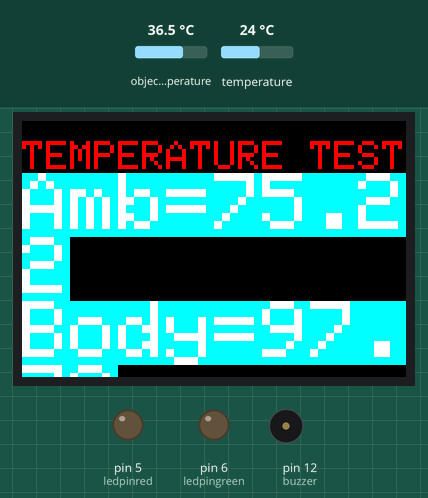
This sketch was run on a simulated Arduino Uno, built with avr-gcc and run on an emulated ATmega328P. Shown: 96×64 colour display, output pins drawn as LEDs (lit = HIGH), buzzer (waves = sounding, pin HIGH). The inputs (shaded band) are chosen by the test bench; at power-on: object temperature 36.5 °C, temperature 24 °C. What the sketch prints to the serial monitor is not drawn.

Above: at 1.8 s.
1.9 s: object temperature set to 29.2 °C
8.7 s: object temperature set to 28.4 °C
At 15.1 s:
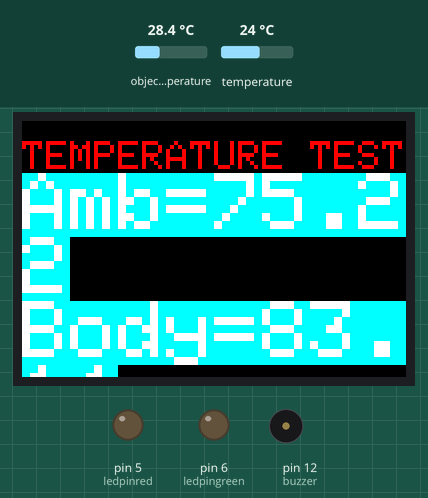
15.7 s: object temperature set to 32 °C
At 21.4 s:
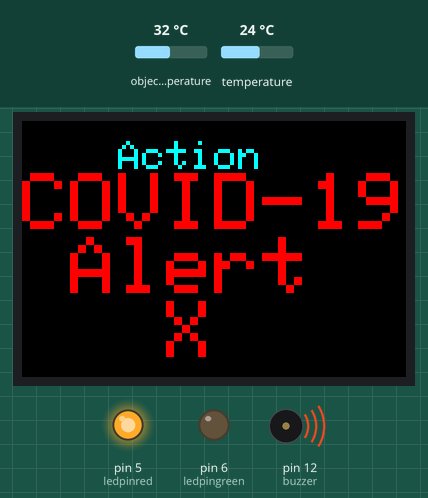
21.7 s: temperature set to 12 °C
At 28.4 s:
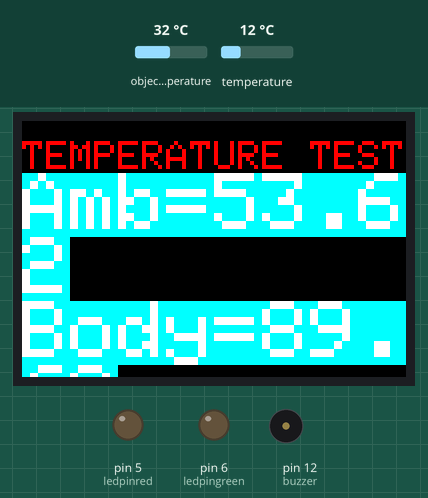
28.8 s: object temperature set to 20 °C
At 34.5 s:
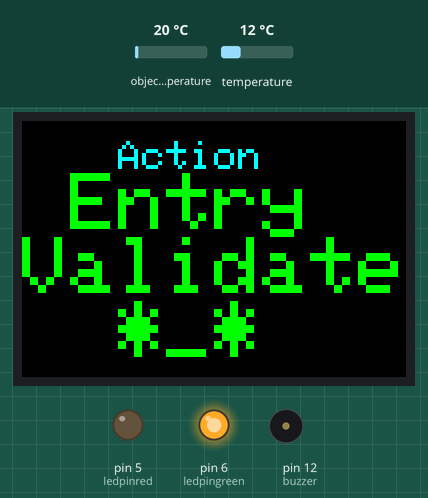
41.8 s: object temperature set to 39 °C
At 45.7 s:
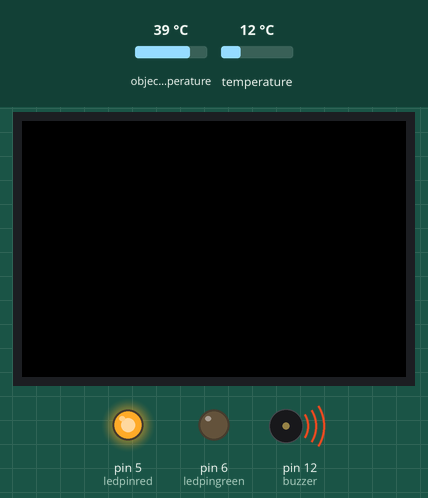
Timing chart, 0 to 47.2 s (numbered marks = the images above; inputs shaded):
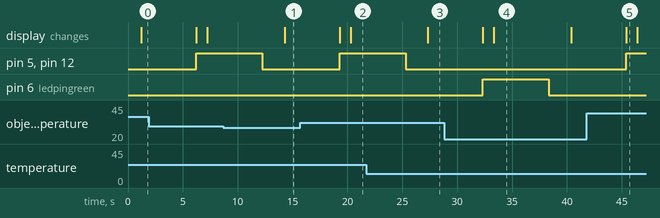

The sketch:

Interfacing.ino
```cpp
/*************************                  ---ENGINEERING CAPESTONE PROJECT 2021---         ************************************************
 *
 *
 * Project By:    Robocon's
 * Group:         6
 * Group Members: Mandal, Kirti
 *                Anaparthy, Sai Teja
 *                Kurmaighari, Sai Teja
 * Project Name:  Temperature Based Entrance System
 * Submitted To:  Prof. Jarabek, Mike
 * Instructor:    Prof. Jarabek, Mike
   References:    Adafruit, Jul 29, 2012 http://www.adafruit.com/products/684
                  Shedboy71, 6th May 2016 http://www.arduinoprojects.net/lcd-projects/mlx90614-and-oled-display-example.php#codesyntax_1
 *
 *
 **************************                 ---ENGINEERING CAPESTONE PROJECT 2021---         **************************************************/

#include <Adafruit_GFX.h>
#include <Adafruit_SSD1331.h>
#include <SPI.h>
#include <Wire.h>
#include <Adafruit_MLX90614.h>
Adafruit_MLX90614 mlx = Adafruit_MLX90614();

// You can use any (4 or) 5 pins
#define sclk 13
#define mosi 11
#define cs   10
#define rst  9
#define dc   8
int ledpinred = 5;         //red
int ledpingreen = 6;         //green
int buzzer = 12;//the pin of the active buzzer
// Color definitions
#define BLACK           0x0000
#define BLUE            0x001F
#define RED             0xF800
#define GREEN           0x07E0
#define CYAN            0x07FF
#define MAGENTA         0xF81F
#define YELLOW          0xFFE0
#define WHITE           0xFFFF

Adafruit_SSD1331 display = Adafruit_SSD1331(&SPI, cs, dc, rst);

float p = 3.1415926;

void setup(void)
{
  pinMode (ledpinred, OUTPUT);
  pinMode (ledpingreen, OUTPUT);
  pinMode(buzzer,OUTPUT);//initialize the buzzer pin as an output
  Serial.begin(9600);
  Serial.println("hello!");
  display.begin();
   Serial.println("MLX_90614 testing");
  mlx.begin();
}

void loop()
{
/*MLX90614 LOGIC*/
  Serial.print("Ambient = ");
  Serial.print(mlx.readAmbientTempC());
  Serial.print("*C\tObject = ");
  Serial.print(mlx.readObjectTempC());
  Serial.println(" Celsius");
  Serial.print("Ambient = ");
  Serial.print(mlx.readAmbientTempF());
  Serial.print("*F\tObject = ");
  Serial.print(mlx.readObjectTempF());
  Serial.println(" Farenhite");
  Serial.println();
  delay(1000);
  /*MLX90614 ends*/

  /*OLED CODE LOGIC STARTS*/
   display.fillScreen(BLACK);
  display.setCursor(0, 5);
  display.setTextColor(RED);
  display.setTextSize(1);
  display.println("TEMPERATURE TEST");
  display.setTextColor(WHITE, CYAN);
  display.setTextSize(2);
  display.print("Amb=");
  display.print(mlx.readAmbientTempF());
  display.print("\n");
  display.setTextColor(WHITE, CYAN);
  display.setTextSize(2);
  display.print("Body=");
  display.println(mlx.readObjectTempF());

   display.setTextSize(1);
    display.setTextColor(YELLOW);
  display.print("ALL TEMPERATURES IN FARHENITE");
  delay(5000);
  display.setCursor(0, 5);
  display.fillScreen(BLACK);
  if(mlx.readObjectTempF()<= 84.0)
  {
    digitalWrite(ledpingreen, HIGH );    // turn the LED off by making the voltage LOW
    delay(1000);
    display.setTextColor(CYAN);
    display.setTextSize(0);
    display.println("    Action   ");
    display.setTextSize(2);
    display.setTextColor(GREEN);
    display.println(" Entry  Validate  *_* ");
    delay(5000);
    digitalWrite(ledpingreen, LOW);    // turn the LED ON by making the voltage HIGH
    delay(1000);
  }
  else
   {
    display.setCursor(0, 5);
    display.fillScreen(BLACK);
    digitalWrite(ledpinred, HIGH);    // turn the LED ON by making the voltage HIGH
   // delay(1000);
    digitalWrite(buzzer,HIGH);
    delay(1000);//wait for 1ms
    display.setTextSize(0);
    display.setTextColor(CYAN);
    display.println("    Action   ");
    display.setTextSize(2);
   // display.print(millis() / 1000);
    display.setTextColor(RED);
    display.print("COVID-19 Alert     X ");
    delay(5000);
     digitalWrite(buzzer,LOW);
   // delay(1000);//wait for 1ms
    digitalWrite(ledpinred, LOW);    // turn the LED ON by making the voltage HIGH
    delay(1000);
   }
  /*OLED CODE LOGIC ENDS*/
}
```

Measured:
- the behaviour switches between 28.9 and 28.8 °C on object temperature (found by bisection; images 0 and 1)
- after the input at 8.7 s, the display: changes after 5.6 s (image 1)
- after the input at 15.7 s, pin 5 (ledpinred), pin 12 (buzzer): LOW → HIGH after 3.6 s; pin 6 (ledpingreen): stays LOW (without the input it goes to HIGH after 3.6 s); the display: first differs from a run without the input after 4.6 s (image 2)
- after the input at 21.7 s, the display: changes after 5.6 s (image 3)
- after the input at 28.8 s, pin 5 (ledpinred), pin 12 (buzzer): stays LOW (without the input it goes to HIGH after 3.5 s); pin 6 (ledpingreen): LOW → HIGH after 3.5 s, → LOW 6.0 s later; the display: first differs from a run without the input after 4.5 s (image 4)
- after the input at 41.8 s, pin 5 (ledpinred), pin 12 (buzzer): LOW → HIGH after 3.6 s; pin 6 (ledpingreen): stays LOW (without the input it goes to HIGH after 3.6 s)
- what the display in image 4 shows lasts 7.1 s, from 33.3 s to 40.4 s
